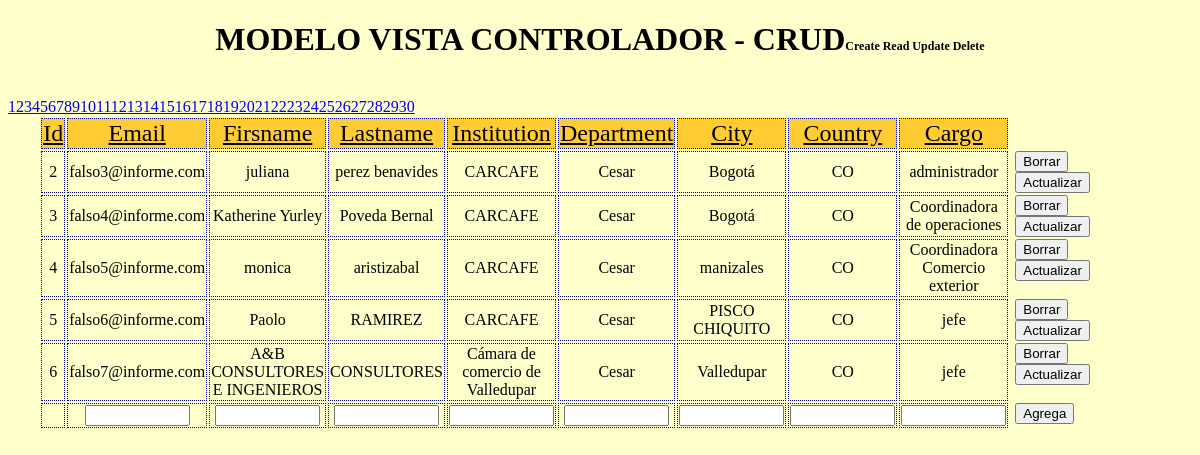
The app's page /MVC/Index.php with its own data.
### tables this page shows
CREATE TABLE `usuarios_plataforma` (
  `Id` int(5) NOT NULL,
  `email` varchar(20) DEFAULT NULL,
  `firstname` varchar(30) DEFAULT NULL,
  `lastname` varchar(21) DEFAULT NULL,
  `institution` varchar(32) DEFAULT NULL,
  `department` varchar(12) DEFAULT NULL,
  `city` varchar(18) DEFAULT NULL,
  `country` varchar(2) DEFAULT NULL,
  `profile_field_Cargo` varchar(33) DEFAULT NULL
);

### MVC/Controler/Personas_Controlador.php (called while the page is built, shortened)
<?php
	require_once("Model/Personas_Model.php");
	class Controller{
    public function Index(){
        require_once("View/Personas_View.php");
    }
}
?>

### MVC/Model/Personas_Model.php (called while the page is built, shortened)
<?php
	class Personas_Model{
		private $conexion_db;
		private $usuarios;
		public function __construct(){
			require_once("Model/conectar.php");
			$this->conexion_db=conectar::conexion();
			$this->usuarios=array();
		}
		public function get_Usuarios(){
			require ("paginacion.php");
			$SQL=$this->conexion_db->query("SELECT * FROM USUARIOS_PLATAFORMA LIMIT $empezar_desde, $tamano_paginas");
			while($fila=$SQL->fetch(PDO::FETCH_ASSOC)){
				$this->usuarios[]=$fila;
			}
			return $this->usuarios;
		}
	}
?>

### MVC/Model/conectar.php (called while the page is built)
<?php
	class Conectar{
		public static function conexion(){
			try{
				$conexion=new PDO('mysql:host=localhost; dbname=pruebas', 'root', '');
				$conexion->setAttribute(PDO:: ATTR_ERRMODE, PDO::ERRMODE_EXCEPTION);
				$conexion->exec("SET CHARACTER SET UTF8");
				}catch(Exceptiom $e){
					die("Error:" . $e->getMessage());
					echo "Linea de error: " . $e->getLine();
					}
			return $conexion;
		}
	}
?>

### MVC/View/Personas_View.php (the view, shortened to what this page needs)
<!doctype html>
<html>
<head>
<link rel="stylesheet" type="text/css" href="estilos.css">
</head>
<body>
<?php  require("model/paginacion.php");
?>
<Form action="Controler/Personas_Controlador" method="get">
  <table width="50%" border="0" align="center">
    <tr >
      <td class="primera_fila">Id</td>
      <td class="primera_fila">Email</td>
      <td class="primera_fila">Firsname</td>
      <td class="primera_fila">Lastname</td>
      <td class="primera_fila">Institution</td>
      <td class="primera_fila">Department</td>
      <td class="primera_fila">City</td>
      <td class="primera_fila">Country</td>
      <td class="primera_fila">Cargo</td>
      <td class="sin">&nbsp;</td>
      <td class="sin">&nbsp;</td>
      <td class="sin">&nbsp;</td>
      <td class="sin">&nbsp;</td>
      <td class="sin">&nbsp;</td>
      <td class="sin">&nbsp;</td>
      <td class="sin">&nbsp;</td>
      <td class="sin">&nbsp;</td>
      <td class="sin">&nbsp;</td>
    </tr>
   	<?php
    foreach($this->model->get_Usuarios() as $usuario):?>
    <tr>
      <td><?php echo $usuario['Id']?></td>
      <td><?php echo $usuario["email"]?></td>
      <td><?php echo $usuario["firstname"]?></td>
      <td><?php echo $usuario["lastname"]?></td>
      <td><?php echo $usuario["institution"]?></td>
      <td><?php echo $usuario["department"]?></td>
      <td><?php echo $usuario["city"]?></td>
      <td><?php echo $usuario["country"]?></td>
      <td><?php echo $usuario["profile_field_Cargo"]?></td>
      <td class='bot'><a  onclick="javascript:return confirm('¿Seguro de eliminar este registro?');"
          href="?c=USUARIOS_PLATAFORMA&a=borrar&Id=<?php echo $usuario["Id"] ?>">
          <input type='button' name='delete' id='delete' value='Borrar'></a>
      </td>
      <td class='bot'><a  onclick="javascript:return confirm('editar usuario');"
          href="?c=USUARIOS_PLATAFORMA&a=Crud&email=<?php echo $usuario["email"] ?> & firstname=<?php echo $usuario["firstname"]?>
          & lastname=<?php echo $usuario["lastname"]?>& institution=<?php echo $usuario["institution"]?>& department=<?php echo $usuario["department"]?>
          & city=<?php echo $usuario["city"]?>& country=<?php echo $usuario["country"]?>& profile_field_Cargo=<?php echo $usuario["profile_field_Cargo"]?>">
          <input type='button' name='Agrega' id='Agrega' value='Actualizar'></a>
    </tr>
	  <?php
    endforeach;
    ?>
  <tr>
	<td></td>
      <td><input type='text' name='email' size='10' class='centrado'></td>
      <td><input type='text' name='firstname' size='10' class='centrado'></td>
      <td><input type='text' name='lastname' size='10' class='centrado'></td>
      <td><input type='text' name='institution' size='10' class='centrado'></td>
      <td><input type='text' name='department' size='10' class='centrado'></td>
      <td><input type='text' name='city' size='10' class='centrado'></td>
      <td><input type='text' name='country' size='10' class='centrado'></td>
      <td><input type='text' name='profile_field_Cargo' size='10' class='centrado'></td>
      <td class='bot'><a  onclick="javascript:return confirm('usuario agregado');"
          href="?c=USUARIOS_PLATAFORMA&a=Registrar">
          <input type='button' name='Agrega' id='Agrega' value='Agrega'></a>
      </td>
     <?php
  for($i=1; $i<=$total_paginas; $i++){
            echo "<a href='?pagina=" . $i . "'>" . $i . "</a>  ";
      }
      ?>
  </td></tr>
<p>&nbsp;</p>
</body>
</html>

### MVC/Index.php (shortened to what this page needs)
<!doctype html>
<html>
<head>
<link rel="stylesheet" type="text/css" href="estilos.css">
</head>
<body>
<h1>MODELO VISTA CONTROLADOR - CRUD<span class="subtitulo">Create Read Update Delete</span></h1>
<br>
<?php
		require_once 'Model/conectar.php';
		if(!isset($_REQUEST['c']))
		{
		    require_once "controler/Personas_Controlador.php";
		    $controller = new Controller();
		    $controller->Index();
		}
?>
</body>
</html>

### MVC/Model/paginacion.php
<?php
	require_once("conectar.php");
	$conexion_db=conectar::conexion();
     $tamano_paginas=5;
     	if(isset($_GET["pagina"])){
     		if ($_GET["pagina"]==1){	header("Location:index.php");
                    }else{  $pagina=$_GET["pagina"];
                           }
     	}else{ $pagina=1;
               }
     	$empezar_desde=($pagina-1) * $tamano_paginas;
     	$SQL_total="SELECT * FROM USUARIOS_PLATAFORMA";
     	$resultado=$conexion_db->prepare($SQL_total);
     	$resultado->execute(array());
     	$num_filas=$resultado->rowCount();
     	$total_paginas=ceil($num_filas/$tamano_paginas);
?>
</body>
</html>

### MVC/estilos.css (style rules this page uses)
h1 { text-align:center; }
.subtitulo { font-size:12px; }
body { background-color:#FFC; }
table td { text-align:center; border:1px #000099 dotted; }
table .sin { border:0; }
table .bot { padding:0 5px; display:inline; border:0; }
table .primera_fila { font-size:1.5em; text-decoration:underline; background-color:#FC3; }
.centrado { text-align:center; }

### records on screen
usuarios_plataforma: Id "2", email "falso3@informe.com", firstname "juliana", lastname "perez benavides", institution "CARCAFE", department "Cesar", city "Bogotá", country "CO", profile_field_Cargo "administrador"
usuarios_plataforma: Id "3", email "falso4@informe.com", firstname "Katherine Yurley", lastname "Poveda Bernal", institution "CARCAFE", department "Cesar", city "Bogotá", country "CO", profile_field_Cargo "Coordinadora de operaciones"
usuarios_plataforma: Id "4", email "falso5@informe.com", firstname "monica", lastname "aristizabal", institution "CARCAFE", department "Cesar", city "manizales", country "CO", profile_field_Cargo "Coordinadora Comercio exterior"
usuarios_plataforma: Id "5", email "falso6@informe.com", firstname "Paolo", lastname "RAMIREZ", institution "CARCAFE", department "Cesar", city "PISCO CHIQUITO", country "CO", profile_field_Cargo "jefe"
usuarios_plataforma: Id "6", email "falso7@informe.com", firstname "A&B CONSULTORES E INGENIEROS", lastname "CONSULTORES", institution "Cámara de comercio de Valledupar", department "Cesar", city "Valledupar", country "CO", profile_field_Cargo "jefe"
